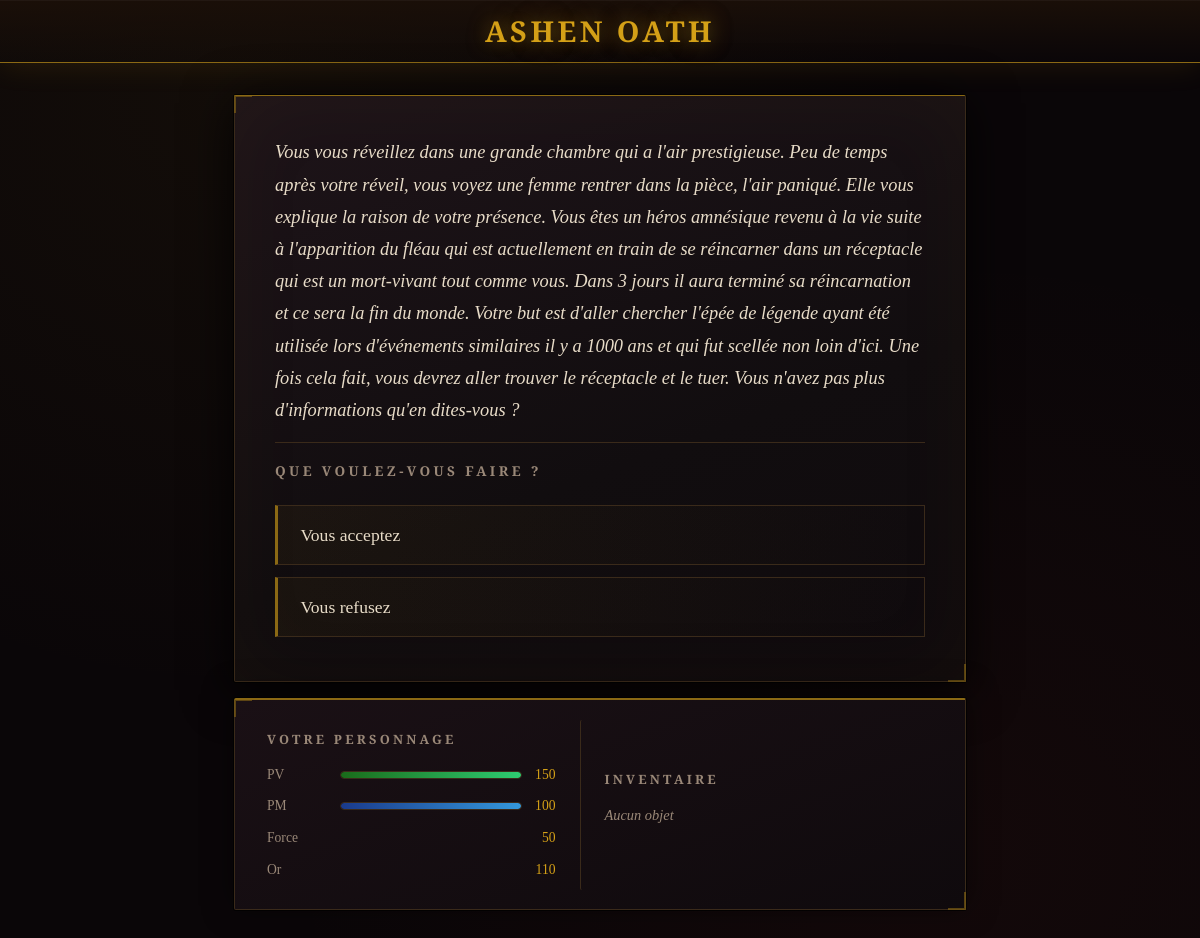
Screenshot of /index.php?id=12 with the database file from the repository.
### tables this page shows
CREATE TABLE `Histoire` (
  `id_histoire` int(11) NOT NULL,
  `texte` text DEFAULT NULL,
  PRIMARY KEY (`id_histoire`)
);

CREATE TABLE `Choix` (
  `id_histoire` int(11) NOT NULL,
  `id_histoire_1` int(11) NOT NULL,
  `choix_possible` varchar(150) DEFAULT NULL,
  PRIMARY KEY (`id_histoire`,`id_histoire_1`),
  KEY `id_histoire_1` (`id_histoire_1`),
  CONSTRAINT `Choix_ibfk_1` FOREIGN KEY (`id_histoire`) REFERENCES `Histoire` (`id_histoire`),
  CONSTRAINT `Choix_ibfk_2` FOREIGN KEY (`id_histoire_1`) REFERENCES `Histoire` (`id_histoire`)
);

CREATE TABLE `Personnage` (
  `id_perso` int(11) NOT NULL AUTO_INCREMENT,
  `pv` int(11) DEFAULT NULL,
  `pm` int(11) DEFAULT NULL,
  `force` int(11) DEFAULT NULL,
  `or_` int(11) DEFAULT NULL,
  `cle` tinyint(1) DEFAULT NULL,
  PRIMARY KEY (`id_perso`)
);

### src/index.php (called while the page is built, shortened)
<?php
$db="charrier";
$dbhost="charrier.slam.lab";
$dbport=3306;
$dbuser="charrier";
$dbpasswd="QiDjr9mq5PEF";
$pdo = new PDO("mysql:host=$dbhost;port=$dbport;dbname=$db", $dbuser, $dbpasswd);
$pdo->exec("SET NAMES utf8");
include("Controleur/ControleurHistoire.php");
$controleur = new ControleurHistoire($pdo);
$controleur->afficher();
?>

### src/Modele/ModeleHistoire.php (called while the page is built, shortened)
<?php
class ModeleHistoire {
    private $pdo;
        public function __construct($pdo){
            $this->pdo = $pdo;
        }
        public function getHistoire($id){
            $req = "SELECT * FROM Histoire WHERE id_histoire = :id";
            $reqHistoire = $this->pdo->prepare($req);
            $reqHistoire->bindValue(':id', $id, PDO::PARAM_INT);
            $reqHistoire->execute();
            return $reqHistoire->fetch(PDO::FETCH_ASSOC);
        }
        public function getChoix($id){
            $req = "SELECT * FROM Choix WHERE id_histoire = :id";
            $reqChoix = $this->pdo->prepare($req);
            $reqChoix->bindValue(':id', $id, PDO::PARAM_INT);
            $reqChoix->execute();
            return $reqChoix->fetchAll(PDO::FETCH_ASSOC);
        }
        public function getPersonnage($id_perso) {
            $req = "SELECT * FROM Personnage WHERE Id_perso = :id";
            $stmt = $this->pdo->prepare($req);
            $stmt->bindValue(':id', $id_perso, PDO::PARAM_INT);
            $stmt->execute();
            return $stmt->fetch(PDO::FETCH_ASSOC);
        }
}
?>

### src/Vue/vueHistoire.php (the view, shortened to what this page needs)
<?php
class VueHistoire {
    public function menu($classe = 'jeu') {
        echo '<!DOCTYPE html>';
        echo '<html lang="fr">';
        echo '<head>';
        echo '<link rel="stylesheet" href="style/style.css">';
        echo '</head>';
        echo '<body class="'.$classe.'">';
        echo '<h1>Ashen Oath</h1>';
    }
    public function jouer($histoire, $choix, $personnage, $inventaire) {
        echo '<div class="page-jeu">';
            echo '<div class="panneau-histoire">';
                echo '<p class="texte-histoire">' . $histoire["texte"] . '</p>';
                echo '<h2>Que voulez-vous faire ?</h2>';
                if (empty($choix)) {
                    echo '<p><a href="index.php" class="btnReset">Recommencer</a></p>';
                } else {
                    foreach ($choix as $unChoix) {
                        echo '<p>';
                            echo '<a href="index.php?id=' . $unChoix["id_histoire_1"] . '">';
                                echo $unChoix["choix_possible"];
                            echo '</a>';
                        echo '</p>';
                    }
                }
            echo '</div>';
            $this->panneauStats($personnage, $inventaire);
        echo '</div>';
        echo '</body></html>';
    }
    private function panneauStats($personnage, $inventaire, $pvMax = 100) {
        if ($pvMax > 0) {
            $pctPv = ($personnage['pv'] / $pvMax) * 100;
        } else {
            $pctPv = 0;
        }
        if ($pctPv < 0) {
            $pctPv = 0;
        } else if ($pctPv > 100) {
            $pctPv = 100;
        }
        echo '<div class="panneau-stats">';
            echo '<div class="stats-perso">';
                echo '<h2>Votre personnage</h2>';
                echo '<div class="stat-ligne">';
                    echo '<span class="stat-label"> PV</span>';
                    echo '<div class="barre-vie-stat">';
                        echo '<div class="vie-stat" style="width:'.$pctPv.'%"></div>';
                    echo '</div>';
                    echo '<span class="stat-valeur">'.$personnage['pv'].'</span>';
                echo '</div>';
                echo '<div class="stat-ligne">';
                    echo '<span class="stat-label">PM</span>';
                    echo '<div class="barre-mana-stat">';
                        echo '<div class="mana-stat" style="width:'.$personnage['pm'].'%"></div>';
                    echo '</div>';
                    echo '<span class="stat-valeur">'.$personnage['pm'].'</span>';
                echo '</div>';
                echo '<div class="stat-ligne">';
                    echo '<span class="stat-label"> Force</span>';
                    echo '<span class="stat-valeur">'.$personnage['force'].'</span>';
                echo '</div>';
                echo '<div class="stat-ligne">';
                    echo '<span class="stat-label"> Or</span>';
                    echo '<span class="stat-valeur">'.$personnage['or_'].'</span>';
                echo '</div>';
            echo '</div>';
            echo '<div class="inventaire">';
                echo '<h2>Inventaire</h2>';
                if (empty($inventaire)) {
                    echo '<p class="inventaire-vide">Aucun objet</p>';
                }
            echo '</div>';
        echo '</div>';
    }
}
?>

### rows the page displays
histoire: texte "Vous vous réveillez dans une grande chambre qui a l'air prestigieuse. Peu de temps après votre réveil, vous voyez une femme rentrer dans la pièce, l'air paniqué. Elle vous explique la raison de votre présence. Vous êtes un héros amnésique revenu à la vie suite à l'apparition du fléau qui est actuellement en train de se réincarner dans un réceptacle qui est un mort-vivant tout comme vous. Dans 3 jours il aura terminé sa réincarnation et ce sera la fin du monde. Votre but est d'aller chercher l'épée de légende ayant été utilisée lors d'événements similaires il y a 1000 ans et qui fut scellée non loin d'ici. Une fois cela fait, vous devrez aller trouver le réceptacle et le tuer. Vous n'avez…"
choix: choix_possible "Vous acceptez"
choix: choix_possible "Vous refusez"
personnage: pv "150", pm "100", force "50", or_ "110"
